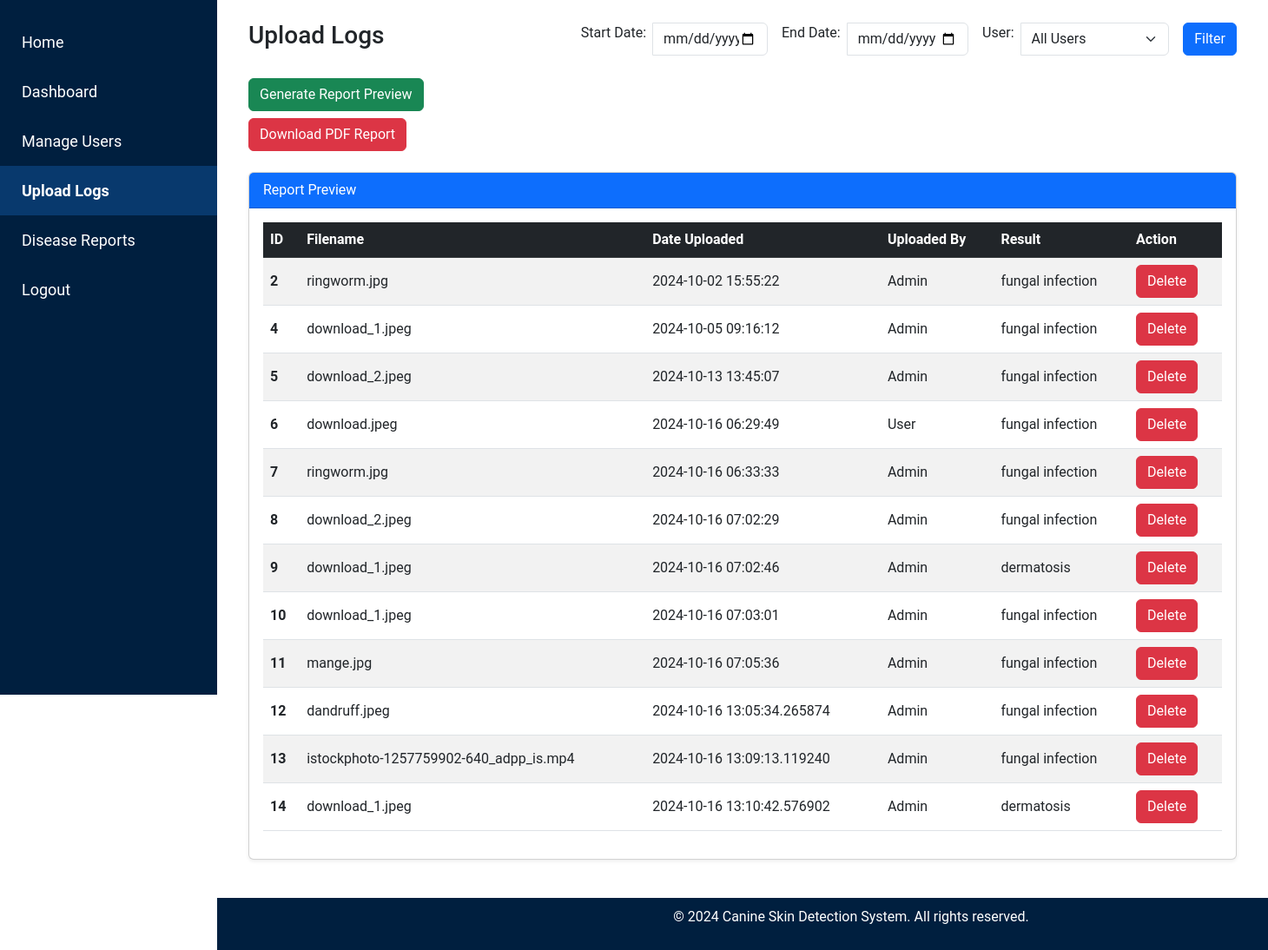
The app's page /admin/upload_logs, older data.
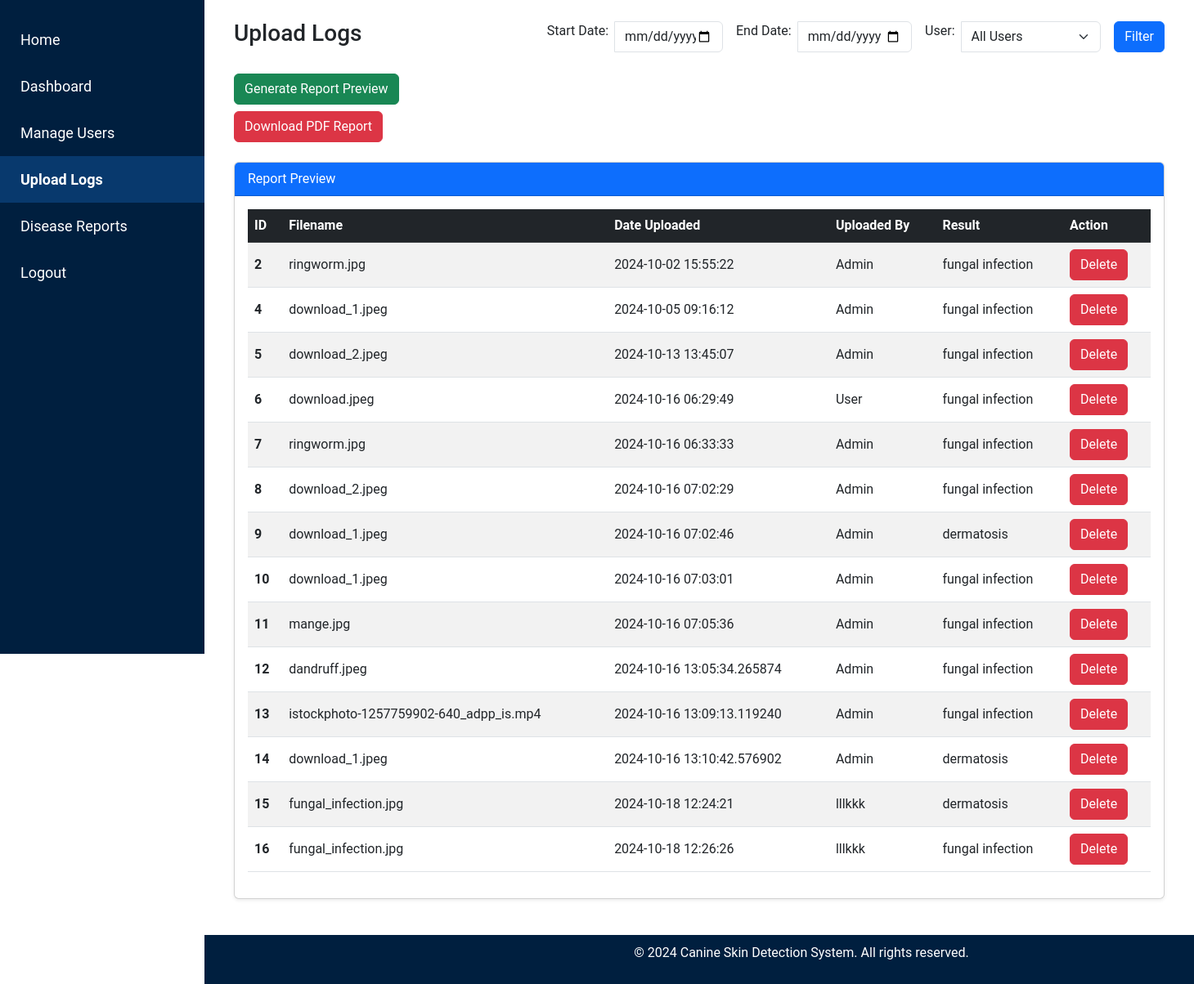
The same page, newer data.
### tables this page shows
CREATE TABLE uploads (
    id INTEGER PRIMARY KEY AUTOINCREMENT,
    filename TEXT NOT NULL,
    upload_date TIMESTAMP DEFAULT CURRENT_TIMESTAMP,
    file_type TEXT NOT NULL,
    result TEXT NOT NULL,  -- Add a column for storing the result (disease name)
    username TEXT NOT NULL  -- Store the username instead of user_id
);

### admin.py (the view)
@admin.route('/upload_logs')
def upload_logs():
    conn = get_db_connection()
    uploads = conn.execute('SELECT * FROM uploads').fetchall()
    conn.close()
    return render_template('admin/upload_logs.html', uploads=uploads)

### db.py (called while the page is built)
def get_db_connection():
    conn = sqlite3.connect('site.db')
    conn.row_factory = sqlite3.Row  # Allows accessing rows as dictionaries
    return conn

### templates/admin/upload_logs.html (shortened to what this page needs)
<!DOCTYPE html>
<html lang="en">
<head>
    <link href="https://cdn.jsdelivr.net/npm/bootstrap@5.3.0-alpha1/dist/css/bootstrap.min.css" rel="stylesheet">
    <link rel="stylesheet" href="{{ url_for('static', filename='css/admin_styles.css') }}">
    <link href="https://cdnjs.cloudflare.com/ajax/libs/bootstrap-icons/1.8.1/font/bootstrap-icons.min.css" rel="stylesheet">
</head>
<body>
    {% include 'partials/admin_sidebar.html' %}
    <div class="content p-4">
        <div class="container-fluid">
            <div class="d-flex justify-content-between align-items-center mb-4">
                <h1 class="h3">Upload Logs</h1>
                <form action="{{ url_for('admin.filter_logs') }}" method="GET" class="d-flex align-items-center">
                    <div class="input-group">
                        <label for="startDate" class="form-label me-2">Start Date:</label>
                        <input type="date" id="startDate" name="start_date" class="form-control">
                    </div>
                    <div class="input-group ms-3">
                        <label for="endDate" class="form-label me-2">End Date:</label>
                        <input type="date" id="endDate" name="end_date" class="form-control">
                    </div>
                    <div class="input-group ms-3">
                        <label for="username" class="form-label me-2">User:</label>
                        <select id="username" name="username" class="form-select">
                            <option value="">All Users</option>
                        </select>
                    </div>
                    <button type="submit" class="btn btn-primary ms-3">Filter</button>
                </form>
            </div>
            <div class="mb-4">
                <form action="{{ url_for('admin.preview_report') }}" method="POST">
                    <button type="submit" class="btn btn-success">Generate Report Preview</button>
                </form>
                <form action="{{ url_for('admin.generate_pdf_report') }}" method="GET" class="mt-2">
                    <button type="submit" class="btn btn-danger">Download PDF Report</button>
                </form>
            </div>
            {% if uploads %}
            <div class="card shadow-sm mt-4">
                <div class="card-header bg-primary text-white">
                    Report Preview
                </div>
                <div class="card-body">
                    <table class="table table-hover table-striped align-middle">
                        <thead class="table-dark">
                            <tr>
                                <th scope="col">ID</th>
                                <th scope="col">Filename</th>
                                <th scope="col">Date Uploaded</th>
                                <th scope="col">Uploaded By</th>
                                <th scope="col">Result</th>
                                <th scope="col">Action</th>
                            </tr>
                        </thead>
                        <tbody>
                            {% for upload in uploads %}
                            <tr>
                                <th scope="row">{{ upload.id }}</th>
                                <td>{{ upload.filename }}</td>
                                <td>{{ upload.upload_date }}</td>
                                <td>{{ upload.username }}</td>
                                <td>{{ upload.result }}</td>
                                <td>
                                    <form action="{{ url_for('admin.delete_log', upload_id=upload.id) }}" method="POST" onsubmit="return confirm('Are you sure you want to delete this upload?');">
                                        <button type="submit" class="btn btn-danger">Delete</button>
                                    </form>
                                </td>
                            </tr>
                            {% endfor %}
                        </tbody>
                    </table>
                </div>
            </div>
            {% endif %}
        </div>
    </div>
    {% include 'partials/footer_admin.html' %}
</body>
</html>

### templates/partials/admin_sidebar.html (shortened to what this page needs)
<div class="sidebar">
    <a href="{{ url_for('index') }}" class="{% if request.path == url_for('index') %}active{% endif %}">
         Home
    </a>
    <a href="{{ url_for('admin.admin_dashboard') }}" class="{% if request.path == url_for('admin.admin_dashboard') %}active{% endif %}">
         Dashboard
    </a>
    <a href="{{ url_for('admin.manage_users') }}" class="{% if request.path == url_for('admin.manage_users') %}active{% endif %}">
         Manage Users
    </a>
    <a href="{{ url_for('admin.upload_logs') }}" class="{% if request.path == url_for('admin.upload_logs') %}active{% endif %}">
         Upload Logs
    </a>
    <a href="{{ url_for('admin.disease_reports') }}" class="{% if request.path == url_for('admin.disease_reports') %}active{% endif %}">
         Disease Reports
    </a>
    <a href="{{ url_for('auth.logout') }}" class="{% if request.path == url_for('auth.logout') %}active{% endif %}">
         Logout
    </a>
</div>

### templates/partials/footer_admin.html
    <footer>
        <p>&copy; 2024 Canine Skin Detection System. All rights reserved.</p>
    </footer>

### static/css/admin_styles.css (style rules this page uses)
html,body { font-family: 'Roboto', sans-serif; height: 100%; margin: 0; }
.card { margin-bottom: 20px; }
.sidebar { height: 100vh; width: 250px; position: fixed; top: 0; left: 0; background-color: #001f3f; padding-top: 20px; }
.sidebar a { padding: 15px; text-decoration: none; font-size: 18px; color: white; display: block; }
.sidebar a.active { background-color: #08396d; color: white; font-weight: bold; }
.content { margin-left: 250px; padding: 20px; }
footer { background-color: #001f3f; color: white; padding: 10px 0; text-align: center; position: relative; bottom: 0; width: 100%; left: 250px; }
.card-body { position: relative; z-index: 1; }

Row changes from the older to the newer data that the page shows:
added uploads: id "15", filename "fungal_infection.jpg", upload_date "2024-10-18 12:24:21", username "lllkkk", result "dermatosis"
added uploads: id "16", filename "fungal_infection.jpg", upload_date "2024-10-18 12:26:26", username "lllkkk", result "fungal infection"
